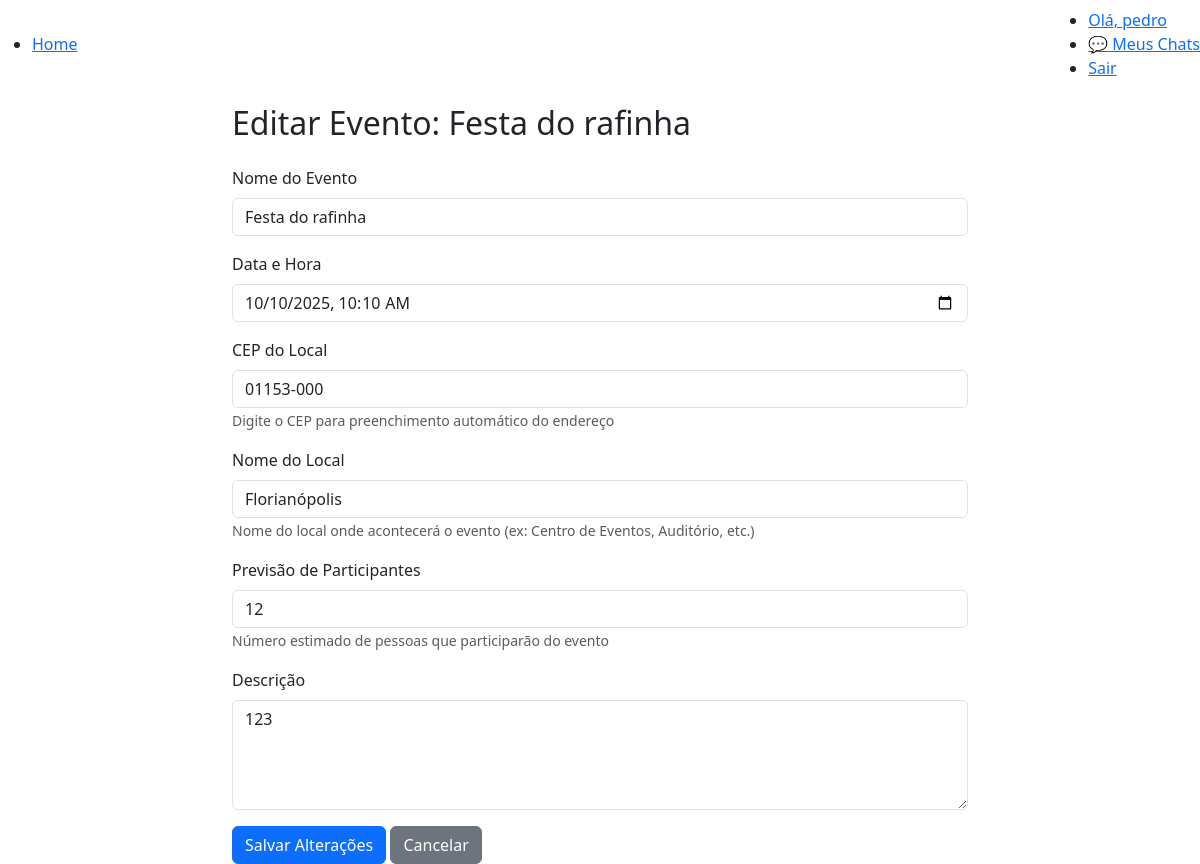
Page /editar-evento/1/ (signed in) on the committed database.
### eventos/models.py (models this page shows, shortened)
class Evento(models.Model):
    nomeEvento = models.CharField(max_length=100,verbose_name='Nome do Evento',null=False,blank=False)
    dataEvento = models.DateTimeField(verbose_name='Data e Hora do Evento',null=False,blank=False)
    localEvento = models.CharField(max_length=200,verbose_name='Local do Evento',null=False,blank=False)
    descricaoEvento = models.TextField(verbose_name='Descrição do Evento',null=False,blank=False)
    idUsuario = models.ForeignKey(Organizador,on_delete=models.CASCADE,verbose_name='Organizador',null=False,blank=False,related_name='eventos')
    cep = models.CharField(max_length=9, verbose_name='CEP', null=True, blank=True)
    endereco_completo = models.TextField(verbose_name='Endereço Completo', null=True, blank=True)
    latitude = models.DecimalField(max_digits=9, decimal_places=6, verbose_name='Latitude', null=True, blank=True)
    longitude = models.DecimalField(max_digits=9, decimal_places=6, verbose_name='Longitude', null=True, blank=True)
    previsao_participantes = models.PositiveIntegerField(verbose_name='Previsão de Participantes', null=True, blank=True)
    class Meta:
        verbose_name = 'Evento'
        verbose_name_plural = 'Eventos'
        ordering = ['-dataEvento']

### eventos/views.py (the view)
# urls.py: path('editar-evento/<int:evento_id>/', views.editar_evento, name='editar_evento'),
@login_required(login_url='login')
def editar_evento(request, evento_id):
    try:
        organizador = Organizador.objects.get(user=request.user)
    except Organizador.DoesNotExist:
        messages.error(request, 'Apenas organizadores podem editar eventos.')
        return redirect('index')
    evento = get_object_or_404(Evento, id=evento_id)
    if evento.idUsuario != organizador:
        messages.error(request, 'Você só pode editar seus próprios eventos.')
        return redirect('index')
    if request.method == 'POST':
        form = EventoForm(request.POST, instance=evento)
        if form.is_valid():
            evento = form.save(commit=False)
            cep = form.cleaned_data['cep']
            if cep:
                latitude, longitude = geocodificar_cep(cep)
                if latitude and longitude:
                    evento.latitude = latitude
                    evento.longitude = longitude
                    import requests
                    try:
                        cep_limpo = cep.replace('-', '').replace('.', '').strip()
                        viacep_url = f"https://viacep.com.br/ws/{cep_limpo}/json/"
                        response = requests.get(viacep_url, timeout=5)
                        if response.status_code == 200:
                            data = response.json()
                            if not data.get('erro'):
                                endereco_parts = []
                                if data.get('logradouro'):
                                    endereco_parts.append(data['logradouro'])
                                if data.get('bairro'):
                                    endereco_parts.append(data['bairro'])
                                if data.get('localidade'):
                                    endereco_parts.append(data['localidade'])
                                if data.get('uf'):
                                    endereco_parts.append(data['uf'])
                                if data.get('cep'):
                                    endereco_parts.append(data['cep'])
                                evento.endereco_completo = ', '.join(endereco_parts)
                    except:
                        evento.endereco_completo = f"CEP: {cep}"
            evento.save()
            messages.success(request, 'Evento atualizado com sucesso!')
            return redirect('index')
    else:
        form = EventoForm(instance=evento)
    return render(request, 'pages/editar_evento.html', {
        'form': form,
        'evento': evento
    })

### eventos/templates/pages/editar_evento.html (shortened to what this page needs)
{% extends 'base.html' %}
{% block content %}
<div class="container">
    <div class="row">
        <div class="col-md-8 mx-auto">
            <h2>Editar Evento: {{ evento.nomeEvento }}</h2>
            <form method="post" class="mt-4">
                <div class="mb-3">
                    <label for="{{ form.nomeEvento.id_for_label }}" class="form-label">Nome do Evento</label>
                    {{ form.nomeEvento }}
                </div>
                <div class="mb-3">
                    <label for="{{ form.dataEvento.id_for_label }}" class="form-label">Data e Hora</label>
                    {{ form.dataEvento }}
                </div>
                <div class="mb-3">
                    <label for="{{ form.cep.id_for_label }}" class="form-label">CEP do Local</label>
                    {{ form.cep }}
                    <small class="form-text text-muted">Digite o CEP para preenchimento automático do endereço</small>
                </div>
                <div class="mb-3">
                    <label for="{{ form.localEvento.id_for_label }}" class="form-label">Nome do Local</label>
                    {{ form.localEvento }}
                    <small class="form-text text-muted">Nome do local onde acontecerá o evento (ex: Centro de Eventos, Auditório, etc.)</small>
                </div>
                <div class="mb-3">
                    <label for="{{ form.previsao_participantes.id_for_label }}" class="form-label">Previsão de Participantes</label>
                    {{ form.previsao_participantes }}
                    <small class="form-text text-muted">Número estimado de pessoas que participarão do evento</small>
                </div>
                <div class="mb-3">
                    <label for="{{ form.descricaoEvento.id_for_label }}" class="form-label">Descrição</label>
                    {{ form.descricaoEvento }}
                </div>
                <button type="submit" class="btn btn-primary">Salvar Alterações</button>
                <a href="{% url 'index' %}" class="btn btn-secondary">Cancelar</a>
            </form>
        </div>
    </div>
</div>
{% endblock %}

### eventos/templates/partials/navbar.html
<nav class="navbar">
    <ul class="navbar-list navbar-list-left">
        <li><a href="{% url 'index' %}">Home</a></li>
    </ul>
    <ul class="navbar-list navbar-list-right">
        <li><a href="#">Olá, {{ user.first_name }}</a></li>
        <li><a href="{% url 'chat_list' %}" class="btn-primary">💬 Meus Chats</a></li>
        <li><a href="{% url 'sair' %}">Sair</a></li>
    </ul>
</nav>

### rows in the picture
Evento: nomeEvento "Festa do rafinha", dataEvento "10/10/2025 10:10", cep "01153-000", localEvento "Florianópolis", previsao_participantes "12", descricaoEvento "123"

### other values in the picture
{{ user.first_name }} "pedro"
